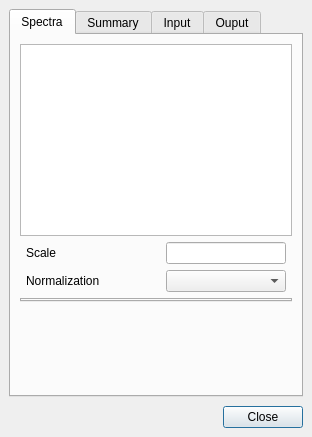
<?xml version="1.0" encoding="UTF-8"?>
<ui version="4.0">
 <class>detailsDialog</class>
 <widget class="QDialog" name="detailsDialog">
  <property name="geometry">
   <rect>
    <x>0</x>
    <y>0</y>
    <width>312</width>
    <height>437</height>
   </rect>
  </property>
  <property name="focusPolicy">
   <enum>Qt::ClickFocus</enum>
  </property>
  <property name="windowTitle">
   <string>Details</string>
  </property>
  <layout class="QVBoxLayout" name="verticalLayout">
   <property name="spacing">
    <number>9</number>
   </property>
   <property name="leftMargin">
    <number>9</number>
   </property>
   <property name="topMargin">
    <number>9</number>
   </property>
   <property name="rightMargin">
    <number>9</number>
   </property>
   <property name="bottomMargin">
    <number>9</number>
   </property>
   <item>
    <widget class="QTabWidget" name="detailsTabWidget">
     <property name="tabPosition">
      <enum>QTabWidget::North</enum>
     </property>
     <property name="currentIndex">
      <number>0</number>
     </property>
     <widget class="QWidget" name="spectraTabWidget">
      <property name="focusPolicy">
       <enum>Qt::ClickFocus</enum>
      </property>
      <attribute name="title">
       <string>Spectra</string>
      </attribute>
      <layout class="QVBoxLayout" name="verticalLayout_5">
       <property name="leftMargin">
        <number>9</number>
       </property>
       <property name="topMargin">
        <number>9</number>
       </property>
       <property name="rightMargin">
        <number>9</number>
       </property>
       <property name="bottomMargin">
        <number>9</number>
       </property>
       <item>
        <widget class="QListView" name="spectraListView">
         <property name="sizePolicy">
          <sizepolicy hsizetype="MinimumExpanding" vsizetype="Expanding">
           <horstretch>0</horstretch>
           <verstretch>0</verstretch>
          </sizepolicy>
         </property>
        </widget>
       </item>
       <item>
        <layout class="QGridLayout" name="spectraGridLayout">
         <property name="leftMargin">
          <number>6</number>
         </property>
         <property name="rightMargin">
          <number>6</number>
         </property>
         <item row="0" column="1">
          <widget class="DoubleLineEdit" name="scaleLineEdit">
           <property name="sizePolicy">
            <sizepolicy hsizetype="Preferred" vsizetype="Fixed">
             <horstretch>0</horstretch>
             <verstretch>0</verstretch>
            </sizepolicy>
           </property>
           <property name="maximumSize">
            <size>
             <width>120</width>
             <height>16777215</height>
            </size>
           </property>
           <property name="alignment">
            <set>Qt::AlignRight|Qt::AlignTrailing|Qt::AlignVCenter</set>
           </property>
          </widget>
         </item>
         <item row="0" column="0">
          <widget class="QLabel" name="scaleLabel">
           <property name="sizePolicy">
            <sizepolicy hsizetype="Preferred" vsizetype="Preferred">
             <horstretch>0</horstretch>
             <verstretch>0</verstretch>
            </sizepolicy>
           </property>
           <property name="text">
            <string>Scale</string>
           </property>
          </widget>
         </item>
         <item row="1" column="1">
          <widget class="QComboBox" name="normalizationComboBox"/>
         </item>
         <item row="1" column="0">
          <widget class="QLabel" name="normalizaitonLabel">
           <property name="text">
            <string>Normalization</string>
           </property>
          </widget>
         </item>
        </layout>
       </item>
       <item>
        <widget class="QTabWidget" name="axesTabWidget">
         <property name="sizePolicy">
          <sizepolicy hsizetype="Expanding" vsizetype="Fixed">
           <horstretch>0</horstretch>
           <verstretch>0</verstretch>
          </sizepolicy>
         </property>
         <property name="minimumSize">
          <size>
           <width>240</width>
           <height>0</height>
          </size>
         </property>
         <property name="focusPolicy">
          <enum>Qt::NoFocus</enum>
         </property>
         <property name="currentIndex">
          <number>-1</number>
         </property>
         <property name="movable">
          <bool>true</bool>
         </property>
        </widget>
       </item>
       <item>
        <spacer name="spectraVerticalSpacer">
         <property name="orientation">
          <enum>Qt::Vertical</enum>
         </property>
         <property name="sizeHint" stdset="0">
          <size>
           <width>20</width>
           <height>40</height>
          </size>
         </property>
        </spacer>
       </item>
      </layout>
     </widget>
     <widget class="QWidget" name="summaryTabWidget">
      <attribute name="title">
       <string>Summary</string>
      </attribute>
      <layout class="QVBoxLayout" name="verticalLayout_4">
       <property name="leftMargin">
        <number>9</number>
       </property>
       <property name="topMargin">
        <number>9</number>
       </property>
       <property name="rightMargin">
        <number>9</number>
       </property>
       <property name="bottomMargin">
        <number>9</number>
       </property>
       <item>
        <widget class="QPlainTextEdit" name="summaryPlainTextEdit">
         <property name="sizePolicy">
          <sizepolicy hsizetype="MinimumExpanding" vsizetype="Expanding">
           <horstretch>0</horstretch>
           <verstretch>0</verstretch>
          </sizepolicy>
         </property>
         <property name="minimumSize">
          <size>
           <width>270</width>
           <height>0</height>
          </size>
         </property>
         <property name="lineWrapMode">
          <enum>QPlainTextEdit::NoWrap</enum>
         </property>
         <property name="readOnly">
          <bool>true</bool>
         </property>
        </widget>
       </item>
      </layout>
     </widget>
     <widget class="QWidget" name="inputTabWidget">
      <property name="focusPolicy">
       <enum>Qt::ClickFocus</enum>
      </property>
      <attribute name="title">
       <string>Input</string>
      </attribute>
      <layout class="QVBoxLayout" name="verticalLayout_2">
       <property name="spacing">
        <number>9</number>
       </property>
       <property name="leftMargin">
        <number>9</number>
       </property>
       <property name="topMargin">
        <number>9</number>
       </property>
       <property name="rightMargin">
        <number>9</number>
       </property>
       <property name="bottomMargin">
        <number>9</number>
       </property>
       <item>
        <widget class="QPlainTextEdit" name="inputPlainTextEdit">
         <property name="lineWrapMode">
          <enum>QPlainTextEdit::NoWrap</enum>
         </property>
         <property name="readOnly">
          <bool>true</bool>
         </property>
        </widget>
       </item>
      </layout>
     </widget>
     <widget class="QWidget" name="outputTabWidget">
      <property name="focusPolicy">
       <enum>Qt::ClickFocus</enum>
      </property>
      <attribute name="title">
       <string>Ouput</string>
      </attribute>
      <layout class="QVBoxLayout" name="verticalLayout_3">
       <property name="spacing">
        <number>9</number>
       </property>
       <property name="leftMargin">
        <number>9</number>
       </property>
       <property name="topMargin">
        <number>9</number>
       </property>
       <property name="rightMargin">
        <number>9</number>
       </property>
       <property name="bottomMargin">
        <number>9</number>
       </property>
       <item>
        <widget class="QPlainTextEdit" name="outputPlainTextEdit">
         <property name="lineWrapMode">
          <enum>QPlainTextEdit::NoWrap</enum>
         </property>
        </widget>
       </item>
      </layout>
     </widget>
    </widget>
   </item>
   <item>
    <layout class="QHBoxLayout" name="buttonsHorizontalLayout">
     <item>
      <spacer name="buttonsHorizontalSpacer">
       <property name="orientation">
        <enum>Qt::Horizontal</enum>
       </property>
       <property name="sizeHint" stdset="0">
        <size>
         <width>40</width>
         <height>20</height>
        </size>
       </property>
      </spacer>
     </item>
     <item>
      <widget class="QPushButton" name="closePushButton">
       <property name="text">
        <string>Close</string>
       </property>
      </widget>
     </item>
    </layout>
   </item>
  </layout>
 </widget>
 <customwidgets>
  <customwidget>
   <class>DoubleLineEdit</class>
   <extends>QLineEdit</extends>
   <header>.widgets</header>
  </customwidget>
 </customwidgets>
 <resources/>
 <connections/>
</ui>
